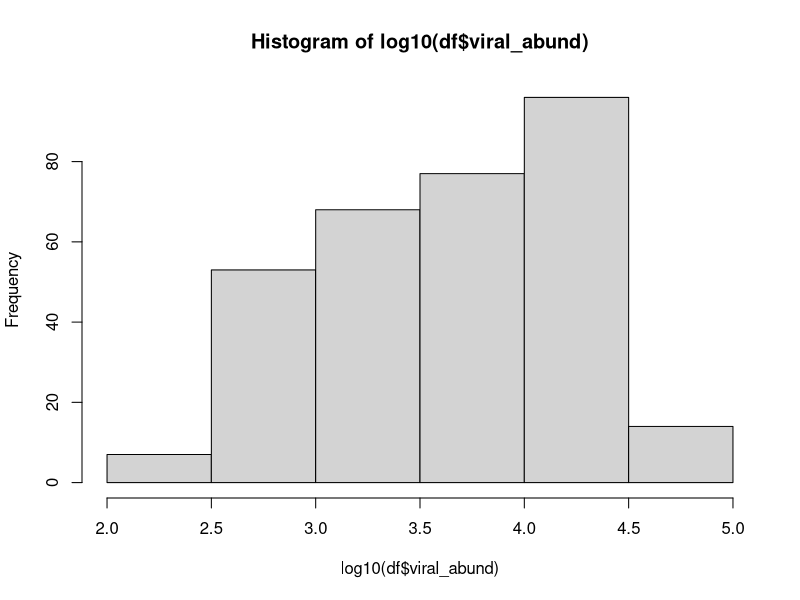
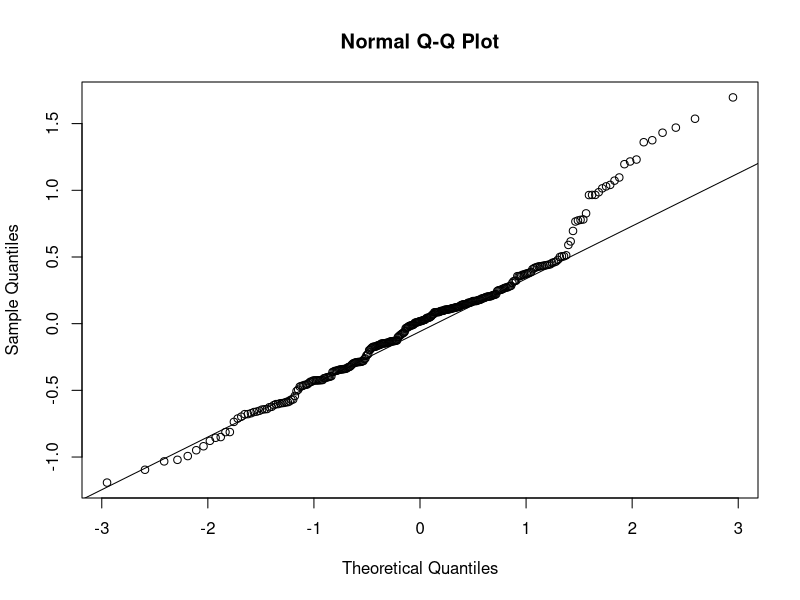
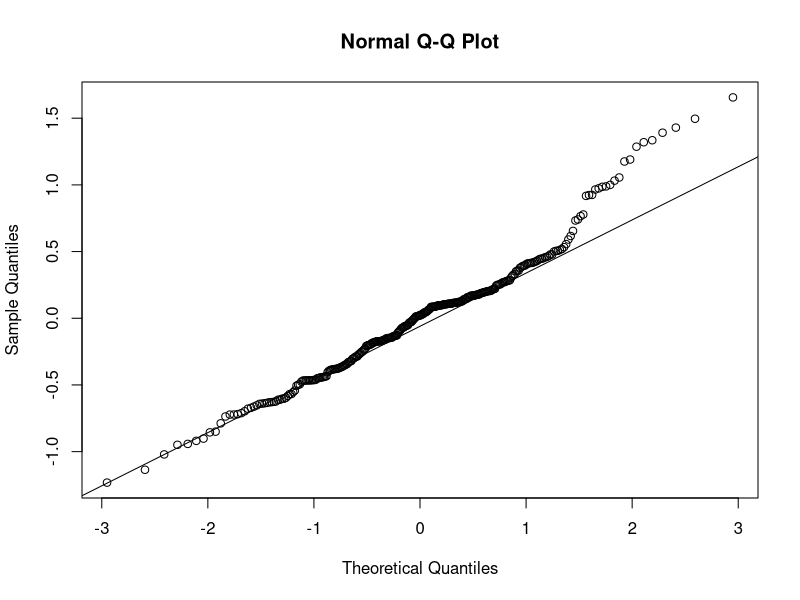
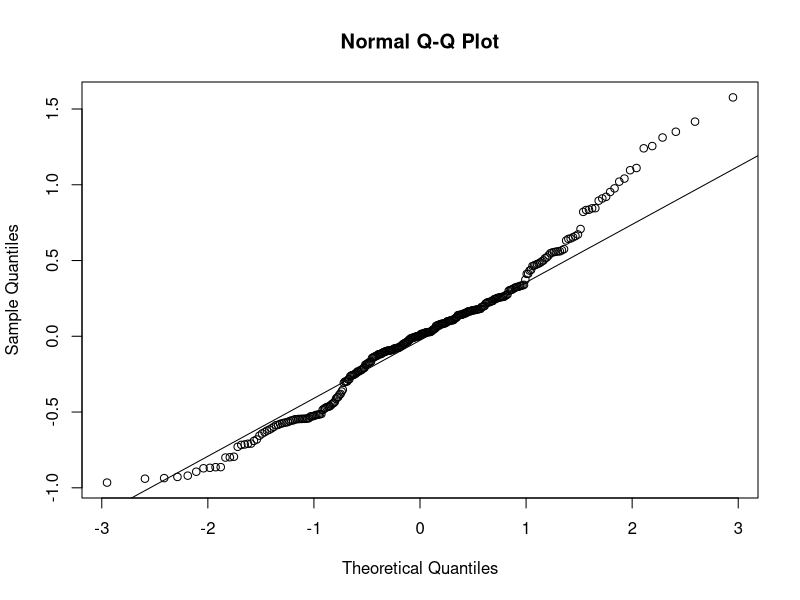
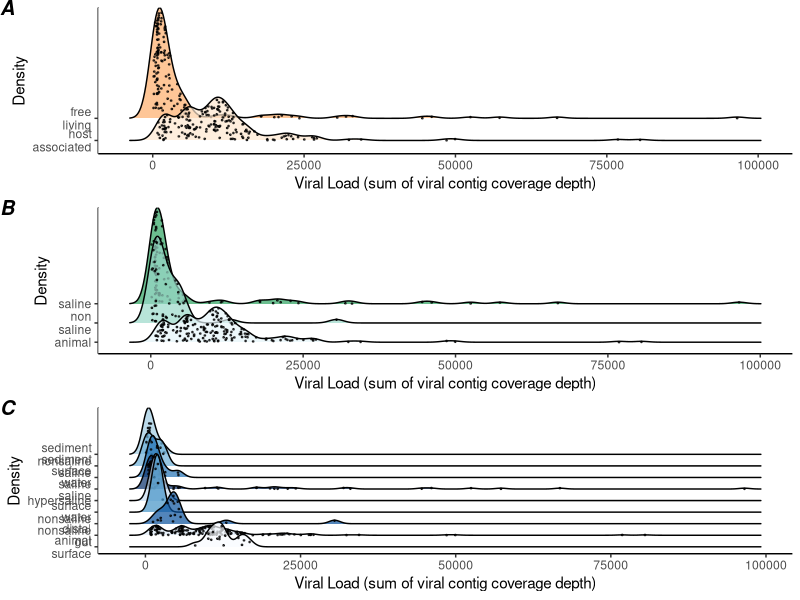
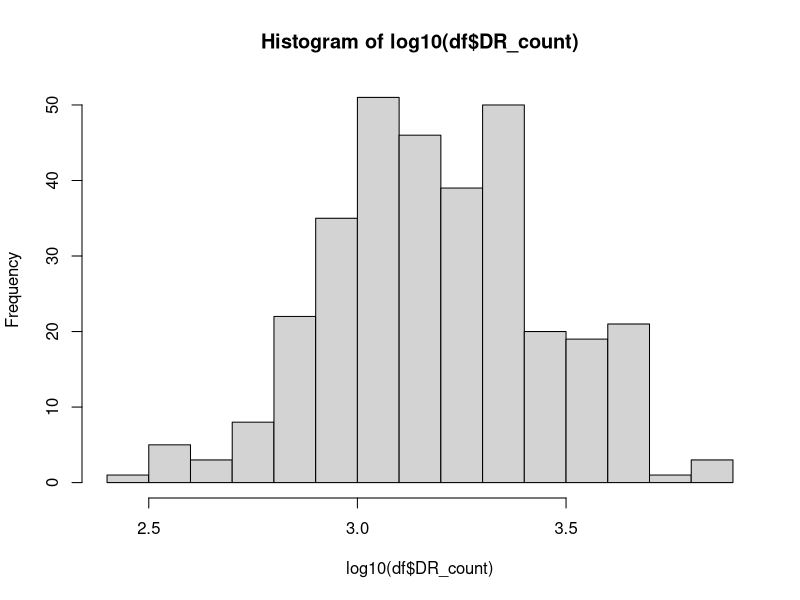
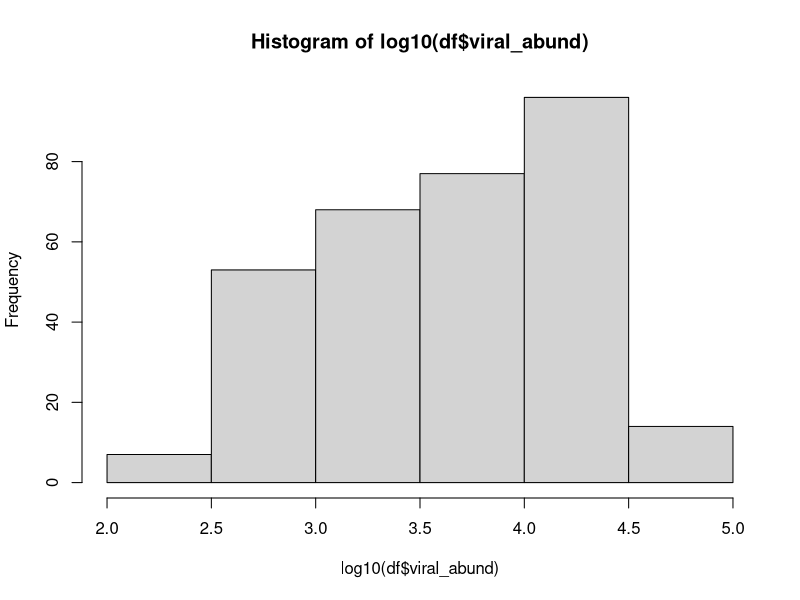

Recreate these plots in R, in order.
library(tidyverse)
library(reshape2)

# Does viral abundance and diversity vary by environment. 
# Basic descriptive statistics.

# Set this to wherever github repo is saved
path<-"PATH_TO/scripts_repo"

vir_load<-read.csv("./vir_abund_data.csv")
head(vir_load)

full_df<-read.csv("./data.csv")
head(full_df)

# Link viral load with metadata:
df<-full_df %>%
  left_join(., vir_load, by = "sample") %>%
  rename(viral_abund = viral_load)

# Drop NA categories
df<-df %>%
  filter(., !is.na(EMPO_level3))

# Greater variation between environments than between?

# Level 1 first.
hist(log10(df$viral_abund))
m1<-glm(log10(viral_abund) ~ EMPO_level1, data = df)
summary(m1)
qqnorm(resid(m1))
qqline(resid(m1))
m2<-update(m1,~.- EMPO_level1)
anova(m1, m2, test = "F")
with(summary(m1), 1 - deviance/null.deviance)

# Level 2 next:
m1<-glm(log10(viral_abund) ~ EMPO_level2, data = df)
summary(m1)
qqnorm(resid(m1))
qqline(resid(m1))
m2<-update(m1,~.- EMPO_level2)
anova(m1, m2, test = "F")
with(summary(m1), 1 - deviance/null.deviance)

# Level 3:
m1<-glm(log10(viral_abund) ~ EMPO_level3, data = df)
summary(m1)
qqnorm(resid(m1))
qqline(resid(m1))
m2<-update(m1,~.- EMPO_level3)
anova(m1, m2, test = "F")
with(summary(m1), 1 - deviance/null.deviance)

# Panel plot for each EMPO level
a<-df %>%
  select(sample, viral_abund, EMPO_level1) %>%
  melt(., id.vars  = c('sample', 'viral_abund')) %>%
  ggplot(., aes(value, viral_abund))+
  geom_jitter(width = 0.05)+
  geom_boxplot( alpha = 0.6)+
  scale_y_log10()+
  xlab("")+
  ylab("Viral Load")+
  theme_classic()+
  ggtitle("EMPO Level 1")+
  theme(text = element_text(size = 15))

b<-df %>%
  select(sample, viral_abund, EMPO_level2) %>%
  melt(., id.vars  = c('sample', 'viral_abund')) %>%
  ggplot(., aes(value, viral_abund))+
  geom_jitter(width = 0.05)+
  geom_boxplot( alpha = 0.6)+
  scale_y_log10()+
  xlab("")+
  ylab("Viral Load")+
  theme_classic()+
  ggtitle("EMPO Level 2")+
  theme(text = element_text(size = 15))

# Drop envs with few samples for plots:
df %>%
  select(sample, viral_abund, EMPO_level3) %>%
  melt(., id.vars  = c('sample', 'viral_abund')) %>%
  group_by(value) %>%
  tally() %>%
  arrange(n) %>%
  head()
drops<-c('animal_secretion', 'proximal_gut')


# Plot as ggridges

df<-df %>%
  mutate(EMPO_level1 = gsub("_", "\n", EMPO_level1),
         EMPO_level2 = gsub("_", "\n", EMPO_level2),
         EMPO_level3 = gsub("_", "\n", EMPO_level3))

drops<-c('animal\nsecretion', 'proximal\ngut')

tmp<-df %>%
  select(sample, viral_abund, EMPO_level1) %>%
  filter(., !EMPO_level1 %in% drops) %>%
  melt(., id.vars  = c('sample', 'viral_abund')) %>%
  group_by(value) %>%
  summarise(mean = median(viral_abund, na.rm = TRUE)) %>%
  arrange( -mean)

tmp
positions<-tmp$value


a1<-df %>%
  select(sample, viral_abund, EMPO_level1) %>%
  ggplot(., aes(viral_abund, EMPO_level1))+
  ggridges::geom_density_ridges( scale = 5, alpha = 0.7, jittered_points = TRUE,
                                 point_size = 0.3, aes(fill = EMPO_level1))+
  scale_fill_brewer(type = "seq", palette = 7, direction = -1)+
  theme_classic()+
  xlab("Viral Load (sum of viral contig coverage depth)")+
  ylab("Density")+
  scale_y_discrete(limits = positions)+
  labs(fill = "EMPO\nLevel 1")+
  guides(fill = FALSE)

tmp<-df %>%
  select(sample, viral_abund, EMPO_level2) %>%
  filter(., !EMPO_level2 %in% drops) %>%
  melt(., id.vars  = c('sample', 'viral_abund')) %>%
  group_by(value) %>%
  summarise(mean = median(viral_abund, na.rm = TRUE)) %>%
  arrange( -mean)
positions<-tmp$value

b1<-df %>%
  select(sample, viral_abund, EMPO_level2) %>%
  ggplot(., aes(viral_abund, EMPO_level2))+
  ggridges::geom_density_ridges( scale = 5, alpha = 0.7, jittered_points = TRUE,
                                 point_size = 0.3, aes(fill = EMPO_level2))+
  scale_fill_brewer(type = "seq", palette = 2)+
  theme_classic()+
  xlab("Viral Load (sum of viral contig coverage depth)")+
  ylab("Density")+
  scale_y_discrete(limits = positions)+
  labs(fill = "EMPO\nLevel 2")+
  guides(fill = FALSE)

tmp<-df %>%
  select(sample, viral_abund, EMPO_level3) %>%
  filter(., !EMPO_level3 %in% drops) %>%
  melt(., id.vars  = c('sample', 'viral_abund')) %>%
  group_by(value) %>%
  summarise(mean = median(viral_abund, na.rm = TRUE)) %>%
  arrange( -mean)
positions<-tmp$value

c1<-df %>%
  select(sample, viral_abund, EMPO_level3) %>%
  filter(., !EMPO_level3 %in% drops) %>%
  ggplot(., aes(viral_abund, EMPO_level3))+
  ggridges::geom_density_ridges( scale = 5, alpha = 0.7, jittered_points = TRUE,
                                 point_size = 0.3, aes(fill = EMPO_level3))+
  scale_fill_brewer(type = "seq", palette = 1)+
  theme_classic()+
  xlab("Viral Load (sum of viral contig coverage depth)")+
  ylab("Density")+
  scale_y_discrete(limits = positions)+
  labs(fill = "EMPO\nLevel 3")+
  guides(fill = FALSE)

# Simpler version:
egg::ggarrange(a1, b1, c1, labels = c('A', 'B', 'C'))


# Pearson correlation for each environmental level.

head(df)
hist(log10(df$DR_count))
hist(log10(df$viral_abund))

# All samples
cor.test(log10(df$DR_count), log10(df$viral_abund))

# Run on individual EMPO levels using nest-map-unest workflow 

nested_1 <- df %>% 
  nest(data = -EMPO_level1)

n1<-nested_1 %>% 
  mutate(test = map(data, ~ cor.test(.x$DR_count, .x$viral_abund)),
         tidied = map(test, broom::tidy)) %>%
  unnest(tidied) %>%
  arrange(p.value) %>%
  mutate(EMPO_level = 1) %>%
  rename(environment = EMPO_level1)

# Repeat for EMPO level 2
nested_2 <- df %>% 
  nest(data = -EMPO_level2)

n2<-nested_2 %>% 
  mutate(test = map(data, ~ cor.test(.x$DR_count, .x$viral_abund)),
         tidied = map(test, broom::tidy)) %>%
  unnest(tidied) %>%
  arrange(p.value) %>%
  mutate(EMPO_level = 2) %>%
  rename(environment = EMPO_level2)

# Repeat for EMPO level 3. Check how many obs per group:
keeps<-df %>%
  group_by(EMPO_level3) %>%
  tally() %>%
  filter(n > 5) %>%
  select(EMPO_level3)

keeps<-unique(keeps$EMPO_level3)

nested_3 <- df %>% 
  filter( EMPO_level3 %in% keeps) %>%
  nest(data = -EMPO_level3)

n3<-nested_3 %>% 
  mutate(test = map(data, ~ cor.test(.x$DR_count, .x$viral_abund)),
         tidied = map(test, broom::tidy)) %>%
  unnest(tidied) %>%
  arrange(p.value) %>%
  #mutate( is_sig = ifelse(p.value > 0.05, "no", "yes"))
  mutate(EMPO_level = 3) %>%
  rename(environment = EMPO_level3)

SI_table<-rbind.data.frame(n1, n2, n3)

SI_table<-SI_table %>%
  mutate(adj.p.value = p.adjust(p.value, method = "bonferroni", n = length(p.value))) %>%
  mutate(environment = gsub("\n", " ", environment)) %>%
  select(environment, EMPO_level, estimate, p.value, adj.p.value) %>%
  arrange(EMPO_level, p.value)
